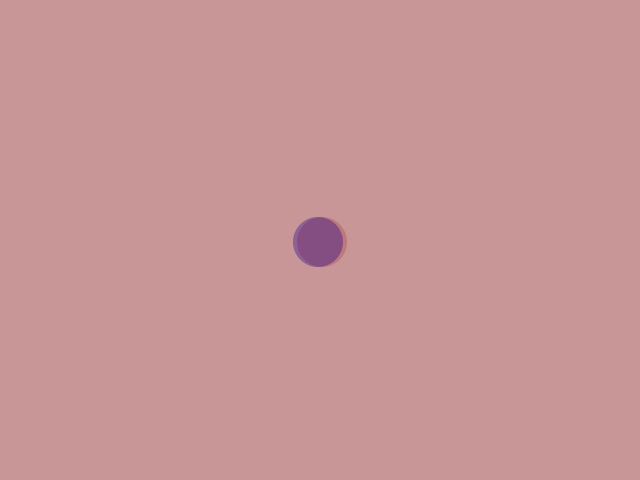
Frame 1 (no input)
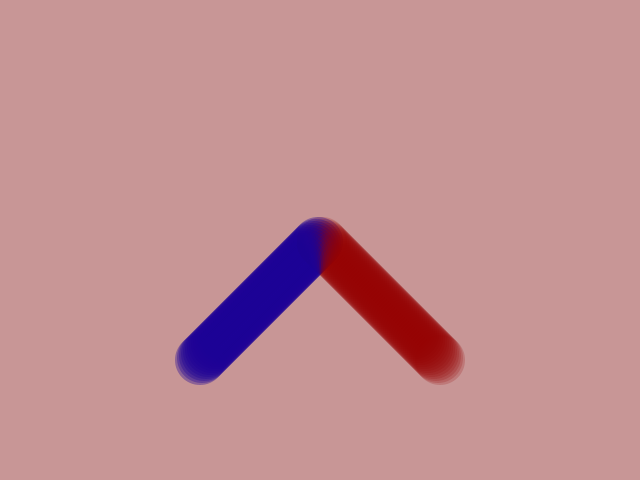
Frame 60 (the mouse pressed at the canvas centre just before this capture)
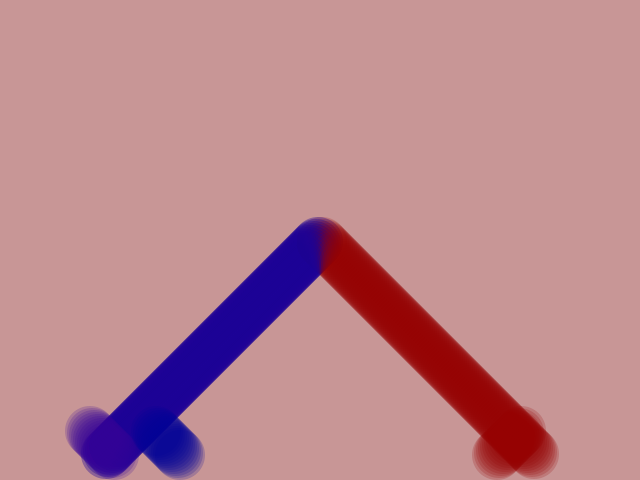
Frame 120 (the mouse held since frame 60 and released just before this capture)

The Processing sketch that drew these frames (run headless with seeded random() and noise(); from frame 60 on, the mouse is pressed at the canvas centre):

// Processing sketch: exercise03
// ── exercise03.pde
//------------------------------------------------------------------------------------//
// CART253
// Exercise 03    : Objects
// Professor      : Pippin Barr
// Student        : Ariana Hipsagh
// Student Number : 22689812
// Repository     : https://github.com/ahipsagh/cart253
// email          : ani.ariane.hipsagh@gmail.com
//
//------------------------------------------------------------------------------------//
// Environment
// background color and create 2 bouncers
//------------------------------------------------------------------------------------//
//
color backgroundColor = color(200, 150, 150);
Bouncer bouncer;
Bouncer bouncer2;
Bouncer bouncer3;

//------------------------------------------------------------------------------------//
// M A I N
// this is the main program that invokes the Bouncer Class by passing attributes
//------------------------------------------------------------------------------------//
//
void setup() {
  size(640, 480);
  background(backgroundColor);
  //------------------------------------------------------------------------------------//
  // invoke bouncer with attributes :
  //
  // x    = tempX      = x coordinate - horizonal location on screen
  // y    = tempY      = y coordinate - vertical location on screen
  // vx   = tempVX     = vx coordinate - horizonal velocity
  // vy   = tempVY     = vy coordinate - vertical velocity
  // size = tempSize   = 
  // color= tempDefaultColor=
  // hoverColor= tempHoverColor=
  //------------------------------------------------------------------------------------//  
  //
   bouncer = new Bouncer(width/2,height/2,2,2,50,color(150,0,0,50),color(255,0,0,50));
   bouncer2 = new Bouncer(width/2,height/2,-2,2,50,color(0,0,150,50),color(0,0,255,50));
   bouncer3 = new Bouncer(width/2,height/2,-2,2,50,color(50,0,150,50),color(0,200,255,50));
 
  //ah int tempX     = width/2;
  //ah int tempY     = height/2;
  //ah  int tempVX    = 2;
  //ah int tempVY    = 2;
  //ah int tempSize  = 10;
  //ah  color tempDefaultColor = color(0,0,0,50);
  //ah  color tempHoverColor = color(255,0,0,50);
  //ah test section
  //ahbouncer = new Bouncer(tempX, tempY, tempVX, tempVY, tempSize, tempDefaultColor, tempHoverColor);
  //ahbouncer2 = new Bouncer(width/2, height/2, -2, 2, 50, color(0, 0, 150, 50), color(0, 255, 0, 50));
}

void draw() {
  bouncer.update();
  bouncer2.update();
    bouncer3.update();
  bouncer.draw();
  bouncer2.draw();
 bouncer3.draw();
}
//------------------------------------------------------------------------------------//
// P R O G R A M   E N D
//------------------------------------------------------------------------------------//
//--Exercise requirements by Pippin Barr -------------------------------------------------------------------------------//
//
// 0.DONE
// Take the exercise code below and put it into a new Processing sketch called exercise03 and place it in your exercises 
// folder in your local repository. (Note that there are two files this time, so you'll need to add a tab called Bouncer 
// and put the appropriate code in it too.)
//
// 1.DONE
// Commit this change with a message like "Started exercise 03"
//
// 2.DONE
// Go through the code and make sure you understand how it works (run it too of course!), then comment the code to prove
// that you understand what is happening. Make sure you comment at the top of every file to explain what it does, at the
// top of each function to explain what it does, and then above any lines that need explaining (explain if statements and
// loops, for example, or maths or anything slightly complex)
//
// 3.DONE
// Commit this change with a message like "Commented exercise code".
//
// 4.DONE
// Change how the bouncer behaves when it hits a wall (maybe it could wrap around to the other side of the screen, maybe
// it could teleport to a random location, maybe it could move away at a different angle, ...)
//
// 5.DONE
// Add comments to your change and also include a comment that says CHANGED so we can see where you've made changes
//
// 6.DONE
// Commit this change in GitHub Desktop with a commit summary explaining how you changed the ball behaviour
//
// 7.DONE
// Add a new method to the Bouncer class that checks if the mouse is clicked in it and then changes it somehow (maybe it
// could move faster or slower when clicked, maybe it could teleport somewhere else, maybe it could change size). Add any
// properties needed to make your new behaviour work. Make sure you add a mouseClicked() function to the main program and
//call the Bouncer's new method from there.
//
// 8.DONE
// Add comments to explain your changes and include a comment that says CHANGED wherever you made your changes
//
// 9.DONE
// Commit this change in GitHub Desktop with a commit summary explaining the new behaviour
//
// 10.DONE
// Don't forget to push your repository to github.com either at the end or throughout
//
// 11.DONE
// You're done!
//
// 12.
// Challenge: Can you make another class called something like RandomMover that has a shape that moves randomly around on
// the screen (not teleporting but choosing a random direction to move in)? Maybe you could have it move like the Bouncer
// but choose a new direction to move every few seconds?
// Added bouncer # 3 for fun
//--END of requirements by Pippin Barr -------------------------------------------------------------------------------//
// ── Bouncer.pde
//------------------------------------------------------------------------------------//
// C L A S S   Bouncer
//------------------------------------------------------------------------------------//
//

class Bouncer {
  //------------------------------------------------------------------------------------//
  // D E C L A R E   V A R I A B L E S
  //------------------------------------------------------------------------------------//
  // 
  int x;
  int y;
  int vx;
  int vy;
  int size;
  color fillColor;
  color defaultColor;
  color lastDefaultColor; //CHANGED s7,8,9 
  color hoverColor;
  color changeFillColor;  //CHANGED s7,8,9 
  boolean mouseReleased;  //CHANGED s7,8,9 
  char changeColor;       //CHANGED s7,8,9 
  //------------------------------------------------------------------------------------//
  // invoke bouncer with attributes :
  //
  // x    = tempX      = x coordinate - horizonal location on screen
  // y    = tempY      = y coordinate - vertical location on screen
  // vx   = tempVX     = vx coordinate - horizonal velocity
  // vy   = tempVY     = vy coordinate - vertical velocity
  // size = tempSize   = 
  // color= tempDefaultColor=
  // hoverColor= tempHoverColor=
  //------------------------------------------------------------------------------------//
  // 

  Bouncer(int tempX, int tempY, int tempVX, int tempVY, int tempSize, color tempDefaultColor, color tempHoverColor) {
    x = tempX;
    y = tempY;
    vx = tempVX;
    vy = tempVY;
    size = tempSize;
    defaultColor = tempDefaultColor;
    lastDefaultColor = tempDefaultColor;
    hoverColor = tempHoverColor;
    fillColor = defaultColor;
  }
  //------------------------------------------------------------------------------------//
  // M A I N 
  //------------------------------------------------------------------------------------//
  // 

  void update() {
    x += vx;
    y += vy;

    handleBounce();
    handleMouse();

    //ah    if (mousePressed); //CHANGED change colour on mouseClicked  
    //ah    changeColor();
  }
  //------------------------------------------------------------------------------------//
  // handleBounce
  // routine when the bounce collides with edge of environment.
  //
  //CHANGED
  // Steps 4, 5, 6
  // Split out the if statement to control when the bounce hits right/left/top/botom edges
  // Each time the bounce hits one of the edges it will re-emerge on a random location
  // on that edge.
  //------------------------------------------------------------------------------------//
  // 

  void handleBounce() {
    if (x - size/2 < 0) {        // off LEFT of screen 
      //ah   random(width)
      float randomY = random(0, height);
      y= int(randomY);
      vx = -vx;
    }

    if (x + size/2 > width) {    // off RIGHT of screen 
      float randomY = random(0, height);
      y= int(randomY);
      vx = -vx;
    }
    if (y - size/2 < 0) {           // off the TOP of screen
      float randomX = random(0, width);
      x= int(randomX);
      vy = -vy;
    }

    if (y + size/2 > height) {           // off the BOTTOM of screen
      float randomX = random(0, width);
      x= int(randomX);
      vy = -vy;
    }
    x = constrain(x, size/2, width-size/2);              // keep on screen
    y = constrain(y, size/2, height-size/2);             // keep on screen
  }
  //------------------------------------------------------------------------------------//
  // HandleMouse
  // when your mouse hovers over the ball the defaultColor changes to the hoverColor
  //------------------------------------------------------------------------------------//
  // 

  void handleMouse() 
  {
    if (mousePressed) 
      changeColor='Y';
    {
      mouseClicked();
           
      if (mousePressed)
      {
          
        defaultColor = lastDefaultColor;
      }
      else 
      if (! mousePressed)
      {
          
        changeColor='N';
      }
    }
    if (dist(mouseX, mouseY, x, y) < size/2)
    {
      fillColor = hoverColor;
    } else 
    {
      lastDefaultColor = defaultColor;
      fillColor = defaultColor;
    }
  }
  //------------------------------------------------------------------------------------//
  // mouseClicked
  // 
  //CHANGED
  // Steps 7, 8, 9
  // Change to random color on mouseClick
  // Created variables to check when the mouseClick completed and to hold lastDefaultColor
  //------------------------------------------------------------------------------------//
  // 
  void mouseClicked() 
  {  
    if (changeColor == 'Y') {
      changeFillColor = color ((int) random(0, 100), (int) random(0, 100), (int) random(0, 100));
      defaultColor = changeFillColor;
    }
  }
  //
  //------------------------------------------------------------------------------------//
  // Draw
  //------------------------------------------------------------------------------------//
  // 
  //------------------------------------------------------------------------------------//
  // mouseReleased
  // 
  //CHANGED
  // Steps 7, 8, 9
  // Created 2 control variables to determine that the random color should change only when the 
  // mouseClicked (pressed and released) has completed.
  //------------------------------------------------------------------------------------//
  // 
  void mouseReleased() 
  {
    boolean mouseReleased=true;
    changeColor='Y';
  }

  void draw()
  {
    noStroke();
    fill(fillColor);
    ellipse(x, y, size, size);
  }
}
